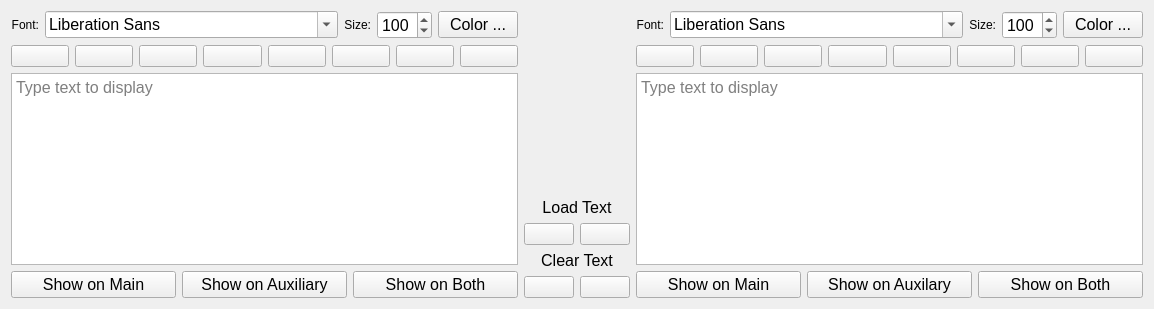
      <widget class="QWidget" name="textDisplayTab">
       <property name="minimumSize">
        <size>
         <width>675</width>
         <height>0</height>
        </size>
       </property>
       <attribute name="title">
        <string>Text Display</string>
       </attribute>
       <layout class="QHBoxLayout" name="horizontalLayout_3">
        <item>
         <layout class="QVBoxLayout" name="leftTextDisplayVL">
          <item>
           <layout class="QHBoxLayout" name="leftFontHLayout">
            <property name="sizeConstraint">
             <enum>QLayout::SetDefaultConstraint</enum>
            </property>
            <item>
             <widget class="QLabel" name="leftFontLbl">
              <property name="text">
               <string>Font:</string>
              </property>
              <property name="alignment">
               <set>Qt::AlignRight|Qt::AlignTrailing|Qt::AlignVCenter</set>
              </property>
             </widget>
            </item>
            <item>
             <widget class="QFontComboBox" name="fontComboBoxLeft">
              <property name="font">
               <font>
                <pointsize>12</pointsize>
               </font>
              </property>
             </widget>
            </item>
            <item>
             <widget class="QLabel" name="leftFontSizeLbl">
              <property name="text">
               <string>Size:</string>
              </property>
              <property name="alignment">
               <set>Qt::AlignRight|Qt::AlignTrailing|Qt::AlignVCenter</set>
              </property>
             </widget>
            </item>
            <item>
             <widget class="QSpinBox" name="leftFontSize">
              <property name="font">
               <font>
                <pointsize>12</pointsize>
               </font>
              </property>
              <property name="minimum">
               <number>20</number>
              </property>
              <property name="maximum">
               <number>300</number>
              </property>
              <property name="singleStep">
               <number>5</number>
              </property>
              <property name="value">
               <number>100</number>
              </property>
             </widget>
            </item>
            <item>
             <widget class="QPushButton" name="leftTextColorPB">
              <property name="font">
               <font>
                <pointsize>12</pointsize>
               </font>
              </property>
              <property name="text">
               <string>Color ...</string>
              </property>
             </widget>
            </item>
           </layout>
          </item>
          <item>
           <layout class="QHBoxLayout" name="leftCustomColorHL">
            <item>
             <widget class="QPushButton" name="leftColorPreset1">
              <property name="text">
               <string/>
              </property>
             </widget>
            </item>
            <item>
             <widget class="QPushButton" name="leftColorPreset2">
              <property name="text">
               <string/>
              </property>
             </widget>
            </item>
            <item>
             <widget class="QPushButton" name="leftColorPreset3">
              <property name="text">
               <string/>
              </property>
             </widget>
            </item>
            <item>
             <widget class="QPushButton" name="leftColorPreset4">
              <property name="text">
               <string/>
              </property>
             </widget>
            </item>
            <item>
             <widget class="QPushButton" name="leftColorPreset5">
              <property name="text">
               <string/>
              </property>
             </widget>
            </item>
            <item>
             <widget class="QPushButton" name="leftColorPreset6">
              <property name="text">
               <string/>
              </property>
             </widget>
            </item>
            <item>
             <widget class="QPushButton" name="leftColorPreset7">
              <property name="text">
               <string/>
              </property>
             </widget>
            </item>
            <item>
             <widget class="QPushButton" name="leftColorPreset8">
              <property name="text">
               <string/>
              </property>
             </widget>
            </item>
           </layout>
          </item>
          <item>
           <widget class="QTextEdit" name="leftTextBox">
            <property name="font">
             <font>
              <pointsize>12</pointsize>
             </font>
            </property>
            <property name="verticalScrollBarPolicy">
             <enum>Qt::ScrollBarAlwaysOff</enum>
            </property>
            <property name="horizontalScrollBarPolicy">
             <enum>Qt::ScrollBarAlwaysOff</enum>
            </property>
            <property name="acceptRichText">
             <bool>false</bool>
            </property>
            <property name="placeholderText">
             <string>Type text to display</string>
            </property>
           </widget>
          </item>
          <item>
           <layout class="QHBoxLayout" name="leftTextShowHL">
            <item>
             <widget class="QPushButton" name="showLeftTextMainPB">
              <property name="font">
               <font>
                <pointsize>12</pointsize>
               </font>
              </property>
              <property name="text">
               <string>Show on Main</string>
              </property>
             </widget>
            </item>
            <item>
             <widget class="QPushButton" name="showLeftTextAuxiliaryPB">
              <property name="font">
               <font>
                <pointsize>12</pointsize>
               </font>
              </property>
              <property name="text">
               <string>Show on Auxiliary</string>
              </property>
             </widget>
            </item>
            <item>
             <widget class="QPushButton" name="showLeftTextBothPB">
              <property name="font">
               <font>
                <pointsize>12</pointsize>
               </font>
              </property>
              <property name="text">
               <string>Show on Both</string>
              </property>
             </widget>
            </item>
           </layout>
          </item>
         </layout>
        </item>
        <item>
         <layout class="QVBoxLayout" name="manageTextLayout">
          <property name="sizeConstraint">
           <enum>QLayout::SetMinimumSize</enum>
          </property>
          <item>
           <spacer name="loadTextSP">
            <property name="orientation">
             <enum>Qt::Vertical</enum>
            </property>
            <property name="sizeType">
             <enum>QSizePolicy::Expanding</enum>
            </property>
            <property name="sizeHint" stdset="0">
             <size>
              <width>20</width>
              <height>60</height>
             </size>
            </property>
           </spacer>
          </item>
          <item>
           <widget class="QLabel" name="loadTextLBL">
            <property name="font">
             <font>
              <pointsize>12</pointsize>
             </font>
            </property>
            <property name="text">
             <string>Load Text</string>
            </property>
            <property name="alignment">
             <set>Qt::AlignCenter</set>
            </property>
           </widget>
          </item>
          <item>
           <layout class="QHBoxLayout" name="loadTextLayout">
            <item>
             <widget class="QPushButton" name="loadTextboxLeftPB">
              <property name="minimumSize">
               <size>
                <width>50</width>
                <height>0</height>
               </size>
              </property>
              <property name="text">
               <string/>
              </property>
             </widget>
            </item>
            <item>
             <widget class="QPushButton" name="loadTextboxRightPB">
              <property name="minimumSize">
               <size>
                <width>50</width>
                <height>0</height>
               </size>
              </property>
              <property name="text">
               <string/>
              </property>
             </widget>
            </item>
           </layout>
          </item>
          <item>
           <widget class="QLabel" name="clearTextLBL">
            <property name="font">
             <font>
              <pointsize>12</pointsize>
             </font>
            </property>
            <property name="text">
             <string>Clear Text</string>
            </property>
            <property name="alignment">
             <set>Qt::AlignCenter</set>
            </property>
           </widget>
          </item>
          <item>
           <layout class="QHBoxLayout" name="clearTextLayout">
            <item>
             <widget class="QPushButton" name="clearLeftTextPB">
              <property name="minimumSize">
               <size>
                <width>50</width>
                <height>0</height>
               </size>
              </property>
              <property name="text">
               <string/>
              </property>
             </widget>
            </item>
            <item>
             <widget class="QPushButton" name="clearRightTextPB">
              <property name="minimumSize">
               <size>
                <width>50</width>
                <height>0</height>
               </size>
              </property>
              <property name="text">
               <string/>
              </property>
             </widget>
            </item>
           </layout>
          </item>
         </layout>
        </item>
        <item>
         <layout class="QVBoxLayout" name="rightTextDisplayVL">
          <item>
           <layout class="QHBoxLayout" name="rightFontHLayout">
            <item>
             <widget class="QLabel" name="rightFontLbl">
              <property name="text">
               <string>Font:</string>
              </property>
              <property name="alignment">
               <set>Qt::AlignRight|Qt::AlignTrailing|Qt::AlignVCenter</set>
              </property>
             </widget>
            </item>
            <item>
             <widget class="QFontComboBox" name="fontComboBoxRight">
              <property name="font">
               <font>
                <pointsize>12</pointsize>
               </font>
              </property>
             </widget>
            </item>
            <item>
             <widget class="QLabel" name="rightFontSizeLbl">
              <property name="text">
               <string>Size:</string>
              </property>
              <property name="alignment">
               <set>Qt::AlignRight|Qt::AlignTrailing|Qt::AlignVCenter</set>
              </property>
             </widget>
            </item>
            <item>
             <widget class="QSpinBox" name="rightFontSize">
              <property name="font">
               <font>
                <pointsize>12</pointsize>
               </font>
              </property>
              <property name="minimum">
               <number>20</number>
              </property>
              <property name="maximum">
               <number>300</number>
              </property>
              <property name="singleStep">
               <number>5</number>
              </property>
              <property name="value">
               <number>100</number>
              </property>
             </widget>
            </item>
            <item>
             <widget class="QPushButton" name="rightTextColorPB">
              <property name="font">
               <font>
                <pointsize>12</pointsize>
               </font>
              </property>
              <property name="text">
               <string>Color ...</string>
              </property>
             </widget>
            </item>
           </layout>
          </item>
          <item>
           <layout class="QHBoxLayout" name="rightCustomColorHL">
            <item>
             <widget class="QPushButton" name="rightColorPreset1">
              <property name="text">
               <string/>
              </property>
             </widget>
            </item>
            <item>
             <widget class="QPushButton" name="rightColorPreset2">
              <property name="text">
               <string/>
              </property>
             </widget>
            </item>
            <item>
             <widget class="QPushButton" name="rightColorPreset3">
              <property name="text">
               <string/>
              </property>
             </widget>
            </item>
            <item>
             <widget class="QPushButton" name="rightColorPreset4">
              <property name="text">
               <string/>
              </property>
             </widget>
            </item>
            <item>
             <widget class="QPushButton" name="rightColorPreset5">
              <property name="text">
               <string/>
              </property>
             </widget>
            </item>
            <item>
             <widget class="QPushButton" name="rightColorPreset6">
              <property name="text">
               <string/>
              </property>
             </widget>
            </item>
            <item>
             <widget class="QPushButton" name="rightColorPreset7">
              <property name="text">
               <string/>
              </property>
             </widget>
            </item>
            <item>
             <widget class="QPushButton" name="rightColorPreset8">
              <property name="text">
               <string/>
              </property>
             </widget>
            </item>
           </layout>
          </item>
          <item>
           <widget class="QTextEdit" name="rightTextBox">
            <property name="font">
             <font>
              <pointsize>12</pointsize>
             </font>
            </property>
            <property name="verticalScrollBarPolicy">
             <enum>Qt::ScrollBarAlwaysOff</enum>
            </property>
            <property name="horizontalScrollBarPolicy">
             <enum>Qt::ScrollBarAlwaysOff</enum>
            </property>
            <property name="acceptRichText">
             <bool>false</bool>
            </property>
            <property name="placeholderText">
             <string>Type text to display</string>
            </property>
           </widget>
          </item>
          <item>
           <layout class="QHBoxLayout" name="rightTextShowHL">
            <item>
             <widget class="QPushButton" name="showRightTextMainPB">
              <property name="font">
               <font>
                <pointsize>12</pointsize>
               </font>
              </property>
              <property name="text">
               <string>Show on Main</string>
              </property>
             </widget>
            </item>
            <item>
             <widget class="QPushButton" name="showRightTextAuxiliaryPB">
              <property name="font">
               <font>
                <pointsize>12</pointsize>
               </font>
              </property>
              <property name="text">
               <string>Show on Auxilary</string>
              </property>
             </widget>
            </item>
            <item>
             <widget class="QPushButton" name="showRightTextBothPB">
              <property name="font">
               <font>
                <pointsize>12</pointsize>
               </font>
              </property>
              <property name="text">
               <string>Show on Both</string>
              </property>
             </widget>
            </item>
           </layout>
          </item>
         </layout>
        </item>
       </layout>
      </widget>
